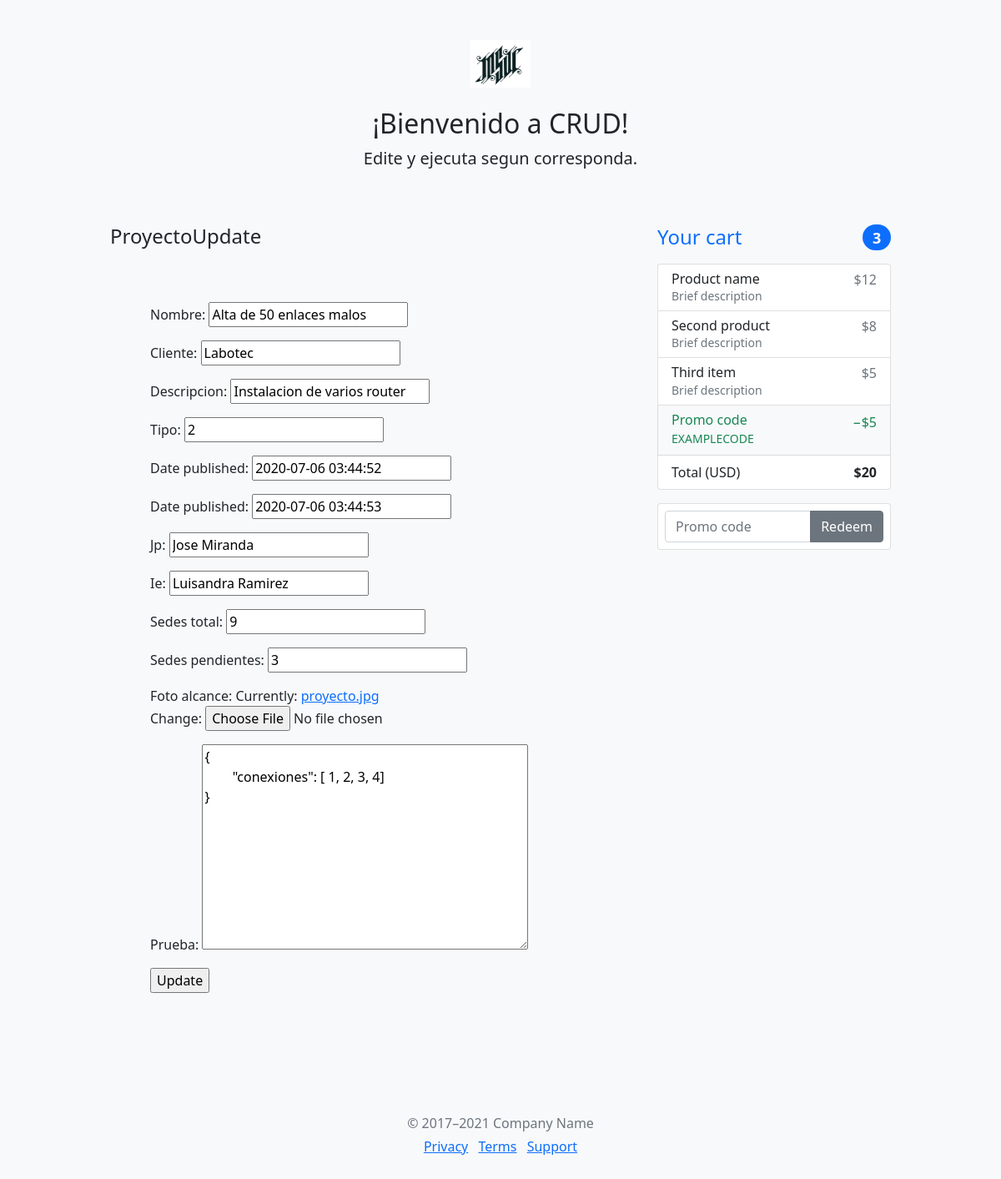
Screenshot of /polls/1/proyectoUpdate/ with the database file from the repository.
### polls/models.py (models this page shows, shortened)
class Proyecto(models.Model):
    nombre = models.CharField(max_length=100, default='')
    cliente = models.CharField(max_length=100, default='')
    descripcion = models.CharField(max_length=100, default='')
    tipo = models.IntegerField(default=0)
    fecha_inicio = models.DateTimeField('date published')
    fecha_fin = models.DateTimeField('date published')
    jp = models.CharField(max_length=100, default='')
    ie = models.CharField(max_length=100, default='')
    sedes_total = models.IntegerField(default=0)
    sedes_pendientes = models.IntegerField(default=0)
    foto_alcance = models.ImageField(upload_to='cars',default='proyecto.jpg')
    prueba = models.TextField(default='')

### polls/views.py (the view)
# urls.py: path('<int:pk>/proyectoUpdate/', views.ProyectoUpdate.as_view(), name='proyectoUpdate'),
class ProyectoUpdate(UpdateView):
    model = Proyecto
    fields = '__all__' # ['name']
    template_name_suffix = '_update_form'

### polls/templates/polls/proyecto_update_form.html (shortened to what this page needs)
{% extends "CUD.html" %}
{% load static %}
{% block identificador %}
ProyectoUpdate
{% endblock %}
{% block bloque_1 %}
<div class="p-5">
    <form method="post">{% csrf_token %}
        {{ form.as_p }}
        <input type="submit" value="Update">
    </form>
</div>
{% endblock %}

### rows the page displays
Proyecto: nombre "Alta de 50 enlaces malos", cliente "Labotec", descripcion "Instalacion de varios router", tipo "2", fecha_inicio "2020-07-06 03:44:52", fecha_fin "2020-07-06 03:44:53", jp "Jose Miranda", ie "Luisandra Ramirez", sedes_total "9", sedes_pendientes "3", prueba "{ \"conexiones\": [ 1, 2, 3, 4] }"
